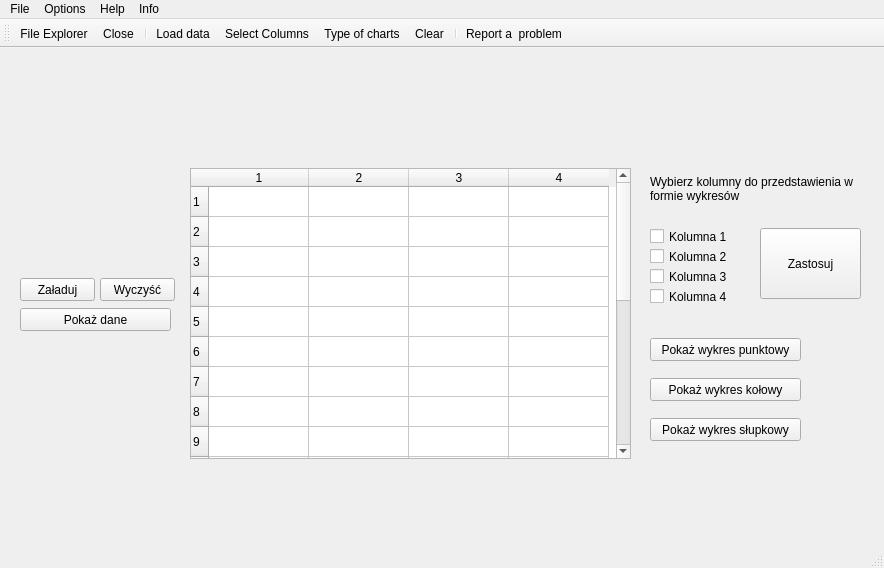
<?xml version="1.0" encoding="UTF-8"?>
<ui version="4.0">
 <class>MainWindow</class>
 <widget class="QMainWindow" name="MainWindow">
  <property name="geometry">
   <rect>
    <x>0</x>
    <y>0</y>
    <width>884</width>
    <height>568</height>
   </rect>
  </property>
  <property name="windowTitle">
   <string>MainWindow</string>
  </property>
  <widget class="QWidget" name="centralWidget">
   <widget class="QPushButton" name="circleChart_Btn">
    <property name="geometry">
     <rect>
      <x>650</x>
      <y>330</y>
      <width>151</width>
      <height>23</height>
     </rect>
    </property>
    <property name="text">
     <string>Pokaż wykres kołowy</string>
    </property>
   </widget>
   <widget class="QPushButton" name="barChart_Btn">
    <property name="enabled">
     <bool>true</bool>
    </property>
    <property name="geometry">
     <rect>
      <x>650</x>
      <y>370</y>
      <width>151</width>
      <height>23</height>
     </rect>
    </property>
    <property name="text">
     <string>Pokaż wykres słupkowy</string>
    </property>
   </widget>
   <widget class="QPushButton" name="load_Btn">
    <property name="geometry">
     <rect>
      <x>20</x>
      <y>230</y>
      <width>75</width>
      <height>23</height>
     </rect>
    </property>
    <property name="text">
     <string>Załaduj</string>
    </property>
   </widget>
   <widget class="QPushButton" name="showData_Btn">
    <property name="geometry">
     <rect>
      <x>20</x>
      <y>260</y>
      <width>151</width>
      <height>23</height>
     </rect>
    </property>
    <property name="text">
     <string>Pokaż dane</string>
    </property>
   </widget>
   <widget class="QPushButton" name="lineChart_Btn">
    <property name="geometry">
     <rect>
      <x>650</x>
      <y>290</y>
      <width>151</width>
      <height>23</height>
     </rect>
    </property>
    <property name="text">
     <string>Pokaż wykres punktowy</string>
    </property>
   </widget>
   <widget class="QPushButton" name="clear_Btn">
    <property name="geometry">
     <rect>
      <x>100</x>
      <y>230</y>
      <width>75</width>
      <height>23</height>
     </rect>
    </property>
    <property name="text">
     <string>Wyczyść</string>
    </property>
   </widget>
   <widget class="QTableWidget" name="tableWidget">
    <property name="geometry">
     <rect>
      <x>190</x>
      <y>120</y>
      <width>441</width>
      <height>291</height>
     </rect>
    </property>
    <property name="minimumSize">
     <size>
      <width>256</width>
      <height>192</height>
     </size>
    </property>
    <property name="rowCount">
     <number>20</number>
    </property>
    <property name="columnCount">
     <number>4</number>
    </property>
    <row/>
    <row/>
    <row/>
    <row/>
    <row/>
    <row/>
    <row/>
    <row/>
    <row/>
    <row/>
    <row/>
    <row/>
    <row/>
    <row/>
    <row/>
    <row/>
    <row/>
    <row/>
    <row/>
    <row/>
    <column/>
    <column/>
    <column/>
    <column/>
   </widget>
   <widget class="QCheckBox" name="col4_checkBox">
    <property name="geometry">
     <rect>
      <x>650</x>
      <y>240</y>
      <width>81</width>
      <height>17</height>
     </rect>
    </property>
    <property name="text">
     <string>Kolumna 4</string>
    </property>
   </widget>
   <widget class="QCheckBox" name="col1_checkBox">
    <property name="geometry">
     <rect>
      <x>650</x>
      <y>180</y>
      <width>81</width>
      <height>17</height>
     </rect>
    </property>
    <property name="text">
     <string>Kolumna 1</string>
    </property>
   </widget>
   <widget class="QCheckBox" name="col2_checkBox">
    <property name="geometry">
     <rect>
      <x>650</x>
      <y>200</y>
      <width>81</width>
      <height>17</height>
     </rect>
    </property>
    <property name="text">
     <string>Kolumna 2</string>
    </property>
   </widget>
   <widget class="QCheckBox" name="col3_checkBox">
    <property name="geometry">
     <rect>
      <x>650</x>
      <y>220</y>
      <width>81</width>
      <height>17</height>
     </rect>
    </property>
    <property name="text">
     <string>Kolumna 3</string>
    </property>
   </widget>
   <widget class="QPushButton" name="apply_Btn">
    <property name="geometry">
     <rect>
      <x>760</x>
      <y>180</y>
      <width>101</width>
      <height>71</height>
     </rect>
    </property>
    <property name="text">
     <string>Zastosuj</string>
    </property>
   </widget>
   <widget class="QLabel" name="label">
    <property name="geometry">
     <rect>
      <x>650</x>
      <y>100</y>
      <width>211</width>
      <height>81</height>
     </rect>
    </property>
    <property name="text">
     <string>Wybierz kolumny do przedstawienia w formie wykresów</string>
    </property>
    <property name="wordWrap">
     <bool>true</bool>
    </property>
   </widget>
  </widget>
  <widget class="QMenuBar" name="menuBar">
   <property name="geometry">
    <rect>
     <x>0</x>
     <y>0</y>
     <width>884</width>
     <height>26</height>
    </rect>
   </property>
   <widget class="QMenu" name="menuPlik">
    <property name="title">
     <string>File</string>
    </property>
    <addaction name="actionFileExplorer"/>
    <addaction name="actionClose"/>
   </widget>
   <widget class="QMenu" name="menuOpcje">
    <property name="title">
     <string>Options</string>
    </property>
    <addaction name="actionLoad_Data"/>
    <addaction name="actionSelectColumns"/>
    <addaction name="actionTypeOfCharts"/>
    <addaction name="actionClear"/>
   </widget>
   <widget class="QMenu" name="menuPomoc">
    <property name="title">
     <string>Help</string>
    </property>
    <addaction name="actionTutorial"/>
   </widget>
   <widget class="QMenu" name="menuInformacje">
    <property name="title">
     <string>Info</string>
    </property>
    <addaction name="actionAboutProgram"/>
    <addaction name="actionQT"/>
    <addaction name="actionGitHub"/>
    <addaction name="actionReport_a_Problem"/>
   </widget>
   <addaction name="menuPlik"/>
   <addaction name="menuOpcje"/>
   <addaction name="menuPomoc"/>
   <addaction name="menuInformacje"/>
  </widget>
  <widget class="QToolBar" name="mainToolBar">
   <attribute name="toolBarArea">
    <enum>TopToolBarArea</enum>
   </attribute>
   <attribute name="toolBarBreak">
    <bool>false</bool>
   </attribute>
   <addaction name="actionFileExplorer"/>
   <addaction name="actionClose"/>
   <addaction name="separator"/>
   <addaction name="actionLoad_Data"/>
   <addaction name="actionSelectColumns"/>
   <addaction name="actionTypeOfCharts"/>
   <addaction name="actionClear"/>
   <addaction name="separator"/>
   <addaction name="actionReport_a_Problem"/>
  </widget>
  <widget class="QStatusBar" name="statusBar"/>
  <action name="actionClose">
   <property name="icon">
    <iconset resource="icons.qrc">
     <normaloff>:/icons/icons/close.ico</normaloff>:/icons/icons/close.ico</iconset>
   </property>
   <property name="text">
    <string>Close</string>
   </property>
  </action>
  <action name="actionFileExplorer">
   <property name="icon">
    <iconset resource="icons.qrc">
     <normaloff>:/icons/icons/explorer.ico</normaloff>:/icons/icons/explorer.ico</iconset>
   </property>
   <property name="text">
    <string>File Explorer</string>
   </property>
  </action>
  <action name="actionSelectColumns">
   <property name="icon">
    <iconset resource="icons.qrc">
     <normaloff>:/icons/table.svg</normaloff>:/icons/table.svg</iconset>
   </property>
   <property name="text">
    <string>Select Columns</string>
   </property>
  </action>
  <action name="actionTypeOfCharts">
   <property name="icon">
    <iconset resource="icons.qrc">
     <normaloff>:/icons/icons/chartinfo.ico</normaloff>:/icons/icons/chartinfo.ico</iconset>
   </property>
   <property name="text">
    <string>Type of charts</string>
   </property>
  </action>
  <action name="actionAboutProgram">
   <property name="icon">
    <iconset resource="icons.qrc">
     <normaloff>:/icons/icons/info.ico</normaloff>:/icons/icons/info.ico</iconset>
   </property>
   <property name="text">
    <string>About program</string>
   </property>
  </action>
  <action name="actionQT">
   <property name="icon">
    <iconset resource="icons.qrc">
     <normaloff>:/icons/icons/qt.ico</normaloff>:/icons/icons/qt.ico</iconset>
   </property>
   <property name="text">
    <string>QT</string>
   </property>
  </action>
  <action name="actionGitHub">
   <property name="icon">
    <iconset resource="icons.qrc">
     <normaloff>:/icons/icons/github.ico</normaloff>:/icons/icons/github.ico</iconset>
   </property>
   <property name="text">
    <string>GitHub</string>
   </property>
  </action>
  <action name="actionLoad_Data">
   <property name="icon">
    <iconset resource="icons.qrc">
     <normaloff>:/icons/icons/open.ico</normaloff>:/icons/icons/open.ico</iconset>
   </property>
   <property name="text">
    <string>Load data</string>
   </property>
  </action>
  <action name="actionClear">
   <property name="icon">
    <iconset resource="icons.qrc">
     <normaloff>:/icons/clear.ico</normaloff>:/icons/clear.ico</iconset>
   </property>
   <property name="text">
    <string>Clear </string>
   </property>
  </action>
  <action name="actionReport_a_Problem">
   <property name="icon">
    <iconset resource="icons.qrc">
     <normaloff>:/icons/report.ico</normaloff>:/icons/report.ico</iconset>
   </property>
   <property name="text">
    <string>Report a  problem</string>
   </property>
  </action>
  <action name="actionTutorial">
   <property name="icon">
    <iconset resource="icons.qrc">
     <normaloff>:/icons/icons/tutorial.ico</normaloff>:/icons/icons/tutorial.ico</iconset>
   </property>
   <property name="text">
    <string>Tutorial</string>
   </property>
  </action>
 </widget>
 <layoutdefault spacing="6" margin="11"/>
 <resources>
  <include location="icons.qrc"/>
 </resources>
 <connections/>
</ui>
